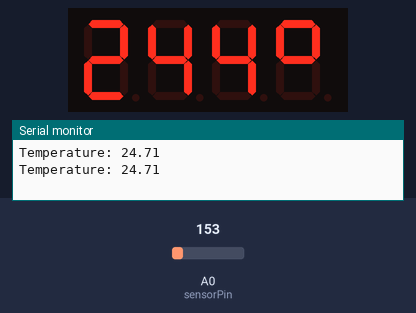
The sketch below on a simulated Arduino Uno, built with avr-gcc and run on an emulated ATmega328P. Shown: 4-digit seven-segment display, the last lines printed to the serial monitor. Wiring (inferred from the names in the program): 4-digit 7-segment display, segments lit when HIGH: segments pin 2, pin 3, pin 4, pin 5, pin 6, pin 7, pin 8; digit selects pin 13, pin 10, pin 11, pin 12. The test bench sets the inputs (shaded band); at power-on: A0 (sensorPin) = 153. The segment pins are drawn as the display they are named for.

Above: at 11.8 s.
11.9 s: A0 (sensorPin) set to 165
At 22.8 s:
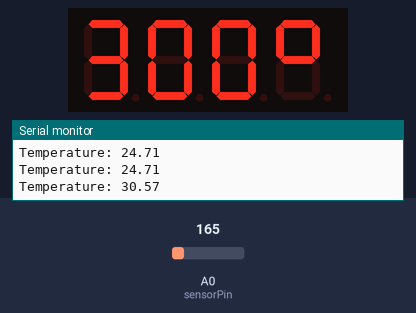
23.7 s: A0 (sensorPin) set to 175
At 34.1 s:
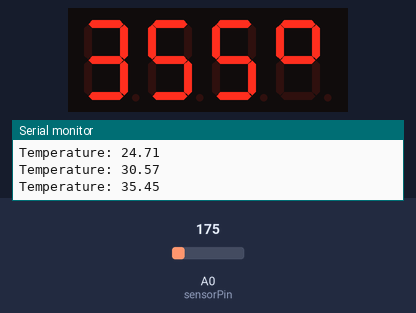
34.8 s: A0 (sensorPin) set to 191
At 45.3 s:
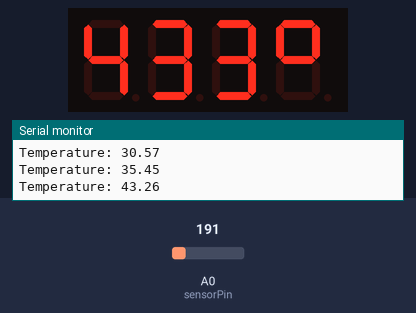
Timing chart, 0 to 46.8 s (numbered marks = the images above; inputs shaded):
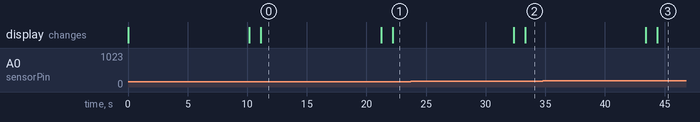

The sketch:

segment.ino
```cpp
// Segment ve display pin tanımlamaları
int pinA = 2;
int pinB = 3;
int pinC = 4;
int pinD = 5;
int pinE = 6;
int pinF = 7;
int pinG = 8;
int pinDP = 9;

int D1 = 13;  // Birinci display
int D2 = 10;  // İkinci display
int D3 = 11;  // Üçüncü display
int D4 = 12;  // Dördüncü display

int sensorPin = A0;
float supplyVoltage = 5.0;

void setup() {
  // Pinlerin çıkış olarak ayarlanması
  pinMode(pinA, OUTPUT);
  pinMode(pinB, OUTPUT);
  pinMode(pinC, OUTPUT);
  pinMode(pinD, OUTPUT);
  pinMode(pinE, OUTPUT);
  pinMode(pinF, OUTPUT);
  pinMode(pinG, OUTPUT);

  pinMode(D1, OUTPUT);
  pinMode(D2, OUTPUT);
  pinMode(D3, OUTPUT);
  pinMode(D4, OUTPUT);

  Serial.begin(9600);  // Seri haberleşme başlatılıyor
}

void loop() {
  // TMP36 sıcaklık sensöründen gelen değeri okuma
  int reading = analogRead(sensorPin);

  // Okunan değeri voltaja dönüştürme
  float voltage = reading * supplyVoltage / 1024.0;

  // Voltajı sıcaklığa dönüştürme (TMP36 sensörü için)
  float tempC = (voltage - 0.5) * 100;

  // Seri monitöre sıcaklık değerini yazdırma
  Serial.print("Temperature: ");
  Serial.println(tempC);

  // Sıcaklığı göstermek için iki basamağı alma
  int tempd1 = int(tempC / 10);  // Onlar basamağı
  int tempd2 = int(tempC) % 10;  // Birler basamağı

  // Display döngüsü, her display'e sırayla yazdırma
  for (int i = 0; i < 500; i++) {  // 500 döngü sıcaklık okuması sabit kalır
    // Onlar basamağını göster
    digitalWrite(D1, LOW);
    digitalWrite(D2, HIGH);
    digitalWrite(D3, HIGH);
    digitalWrite(D4, HIGH);
    disp(tempd1);
    delay(5);

    // Birler basamağını göster
    digitalWrite(D1, HIGH);
    digitalWrite(D2, LOW);
    digitalWrite(D3, HIGH);
    digitalWrite(D4, HIGH);
    disp(tempd2);
    delay(5);

    // 3. display 'C' gösterir (derece simgesi)
    digitalWrite(D1, HIGH);
    digitalWrite(D2, HIGH);
    digitalWrite(D3, LOW);
    digitalWrite(D4, HIGH);
    disp(12);  // 'C' sembolü
    delay(5);

    // 4. display 'o' gösterir (küçük 'o' harfi)
    digitalWrite(D1, HIGH);
    digitalWrite(D2, HIGH);
    digitalWrite(D3, HIGH);
    digitalWrite(D4, LOW);
    disp(11);  // 'o' sembolü
    delay(5);
  }
  displayoff();  // Ekranı kapat
  delay(1000);   // Yeniden ölçüm için kısa gecikme
}

// Belirli bir rakamı 7 segment display'de gösterme
void disp(int number) {
  switch (number) {
    case 0:
      digitalWrite(pinA, HIGH);
      digitalWrite(pinB, HIGH);
      digitalWrite(pinC, HIGH);
      digitalWrite(pinD, HIGH);
      digitalWrite(pinE, HIGH);
      digitalWrite(pinF, HIGH);
      digitalWrite(pinG, LOW);
      break;
    case 1:
      digitalWrite(pinA, LOW);
      digitalWrite(pinB, HIGH);
      digitalWrite(pinC, HIGH);
      digitalWrite(pinD, LOW);
      digitalWrite(pinE, LOW);
      digitalWrite(pinF, LOW);
      digitalWrite(pinG, LOW);
      break;
    case 2:
      digitalWrite(pinA, HIGH);
      digitalWrite(pinB, HIGH);
      digitalWrite(pinC, LOW);
      digitalWrite(pinD, HIGH);
      digitalWrite(pinE, HIGH);
      digitalWrite(pinF, LOW);
      digitalWrite(pinG, HIGH);
      break;
    case 3:
      digitalWrite(pinA, HIGH);
      digitalWrite(pinB, HIGH);
      digitalWrite(pinC, HIGH);
      digitalWrite(pinD, HIGH);
      digitalWrite(pinE, LOW);
      digitalWrite(pinF, LOW);
      digitalWrite(pinG, HIGH);
      break;
    case 4:
      digitalWrite(pinA, LOW);
      digitalWrite(pinB, HIGH);
      digitalWrite(pinC, HIGH);
      digitalWrite(pinD, LOW);
      digitalWrite(pinE, LOW);
      digitalWrite(pinF, HIGH);
      digitalWrite(pinG, HIGH);
      break;
    case 5:
      digitalWrite(pinA, HIGH);
      digitalWrite(pinB, LOW);
      digitalWrite(pinC, HIGH);
      digitalWrite(pinD, HIGH);
      digitalWrite(pinE, LOW);
      digitalWrite(pinF, HIGH);
      digitalWrite(pinG, HIGH);
      break;
    case 6:
      digitalWrite(pinA, HIGH);
      digitalWrite(pinB, LOW);
      digitalWrite(pinC, HIGH);
      digitalWrite(pinD, HIGH);
      digitalWrite(pinE, HIGH);
      digitalWrite(pinF, HIGH);
      digitalWrite(pinG, HIGH);
      break;
    case 7:
      digitalWrite(pinA, HIGH);
      digitalWrite(pinB, HIGH);
      digitalWrite(pinC, HIGH);
      digitalWrite(pinD, LOW);
      digitalWrite(pinE, LOW);
      digitalWrite(pinF, LOW);
      digitalWrite(pinG, LOW);
      break;
    case 8:
      digitalWrite(pinA, HIGH);
      digitalWrite(pinB, HIGH);
      digitalWrite(pinC, HIGH);
      digitalWrite(pinD, HIGH);
      digitalWrite(pinE, HIGH);
      digitalWrite(pinF, HIGH);
      digitalWrite(pinG, HIGH);
      break;
    case 9:
      digitalWrite(pinA, HIGH);
      digitalWrite(pinB, HIGH);
      digitalWrite(pinC, HIGH);
      digitalWrite(pinD, LOW);
      digitalWrite(pinE, LOW);
      digitalWrite(pinF, HIGH);
      digitalWrite(pinG, HIGH);
      break;
    case 10:  // Display 'C'
      digitalWrite(pinA, HIGH);
      digitalWrite(pinB, LOW);
      digitalWrite(pinC, LOW);
      digitalWrite(pinD, HIGH);
      digitalWrite(pinE, HIGH);
      digitalWrite(pinF, HIGH);
      digitalWrite(pinG, LOW);
      break;
    case 11:  // Display 'o'
      digitalWrite(pinA, HIGH);
      digitalWrite(pinB, HIGH);
      digitalWrite(pinC, LOW);
      digitalWrite(pinD, LOW);
      digitalWrite(pinE, LOW);
      digitalWrite(pinF, HIGH);
      digitalWrite(pinG, HIGH);
      break;
  }
}

// Display'i kapat
void displayoff() {
  digitalWrite(D1, HIGH);
  digitalWrite(D2, HIGH);
  digitalWrite(D3, HIGH);
  digitalWrite(D4, HIGH);
}
```

Measured:
- after the input at 11.9 s, the display: first differs from a run without the input after 10.3 s (image 1)
- after the input at 23.7 s, the display: first differs from a run without the input after 9.6 s (image 2)
- after the input at 34.8 s, the display: first differs from a run without the input after 9.6 s (image 3)
